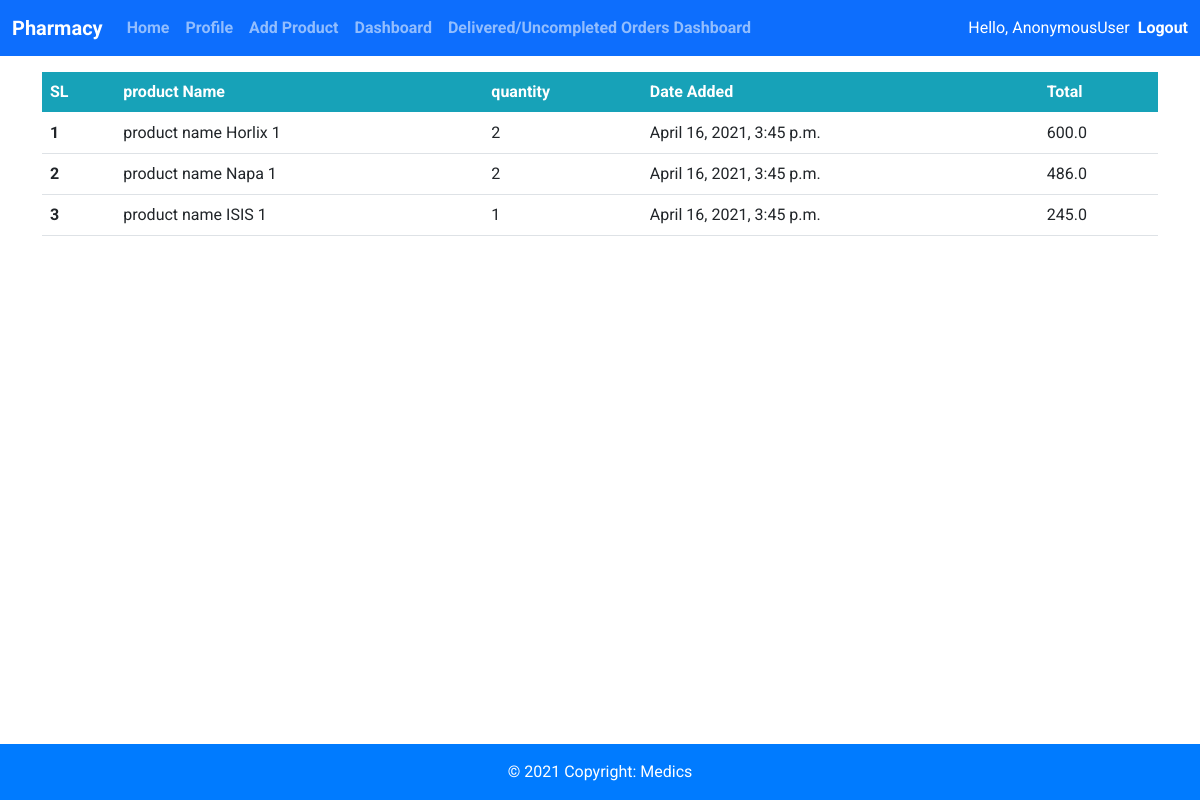
Page /pharmacy/dashboard/items/10 on the committed database.
### pharmacy/models.py (models this page shows, shortened)
class OrderItem(models.Model):
    product = models.ForeignKey(Product, on_delete=models.SET_NULL, null=True)
    order = models.ForeignKey(Order, on_delete=models.SET_NULL, null=True)
    quantity = models.IntegerField(default=0, null=True, blank=True)
    date_added = models.DateTimeField(auto_now_add=True)
    @property
    def get_total(self):
        total = self.product.price * self.quantity
        return total

class Product(models.Model):
    shop = models.ForeignKey(Pharmacy, on_delete=models.CASCADE, default=1)
    name = models.CharField(max_length=200, null=True)
    price = models.FloatField(null=True)
    category = models.ForeignKey(Category, on_delete=models.CASCADE, default=1)
    description = models.TextField(null=True, blank=True)
    date_created = models.DateTimeField(auto_now_add=True, null=True)
    image = models.ImageField(null=True, blank=True,
                              default='productdefault.png')
    def __str__(self):
        return f"product name {self.name} {self.shop.id}"

class Pharmacy(models.Model):
    user = models.OneToOneField(
        User, null=True, blank=True, on_delete=models.CASCADE)
    shop_name = models.CharField(max_length=100)
    phone = models.CharField(max_length=20, null=True)
    address = models.CharField(max_length=200, null=True, blank=True)
    area = models.CharField(max_length=100, null=True, blank=True)
    profile_pic = models.ImageField(
        default="profile1.png", null=True, blank=True)
    date_created = models.DateTimeField(auto_now_add=True, null=True)

### pharmacy/views.py (the view)
def pharmacyDashboardOrderItems(request, id):
    order = Order.objects.get(id=id)
    order_items = order.orderitem_set.all()
    context = {'order_items': order_items}
    return render(request, 'pharmacy/pharmacyOrderItems.html', context)

### pharmacy/templates/pharmacy/pharmacyOrderItems.html
{%extends 'pharmacy/pharmacyBase.html'%}
{%block content%}
<div class="container mt-3">
    <table class="table">
        <thead>
            <tr class="table " style=" background-color:#17A2B8; color:white;">
                <th scope=" col">SL</th>
                <th scope="col">product Name</th>
                <th scope="col">quantity</th>
                <th scope="col">Date Added</th>
                <th scope="col">Total</th>
            </tr>
        </thead>
        <tbody>
            {% for item in order_items %}
            <tr>
                <th scope="row">{{forloop.counter}}</th>
                <td>{{item.product}}</td>
                <td>{{item.quantity}}</td>
                <td>{{item.date_added}}</td>
                <td>{{item.get_total}}</td>
            </tr>
            {%endfor%}
        </tbody>
    </table>
</div>
{%endblock%}

### pharmacy/templates/pharmacy/pharmacyBase.html (style rules this page uses)
html, body { font-family: 'Roboto', sans-serif; }

### rows in the picture
OrderItem: product "product name Horlix 1", quantity "2", date_added "April 16, 2021, 3:45 p.m.", get_total "600.0"
OrderItem: product "product name Napa 1", quantity "2", date_added "April 16, 2021, 3:45 p.m.", get_total "486.0"
OrderItem: product "product name ISIS 1", quantity "1", date_added "April 16, 2021, 3:45 p.m.", get_total "245.0"

### other values in the picture
{{ request.user }} "AnonymousUser"
